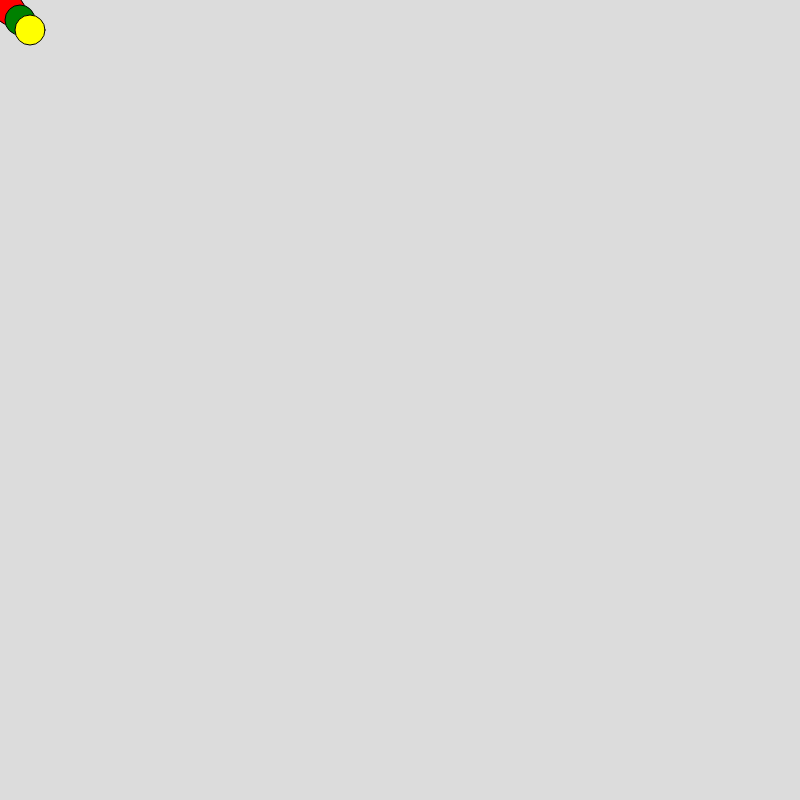
Frame 1 (no input)
Frame 60 (no input): identical to frame 1, image omitted
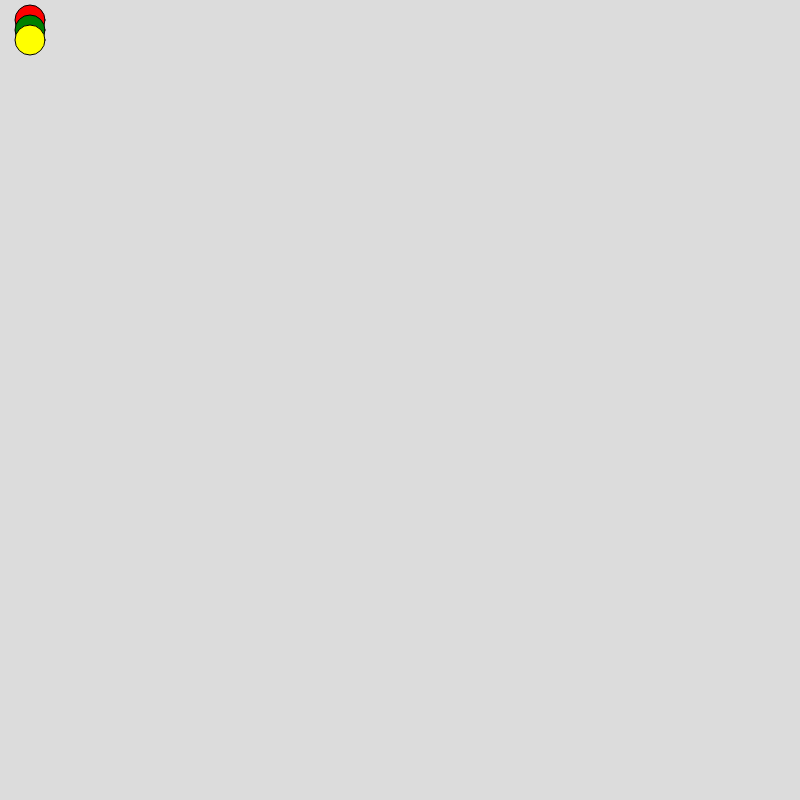
Frame 120 (the mouse pressed at the canvas centre since frame 60)

The p5.js sketch that drew these frames (run headless with seeded random() and noise() and a simulated clock; from frame 60 on, the mouse is pressed at the canvas centre):

// p5.js sketch
// ── sketch.js
// an example showing how to keep track of lists of coordinates.
// the sketch has 3 stages, with each showing a different collection of circles.
// 
// this sketch makes an array of arrays - a 2D array (which is kind of like a spreadsheet).
// the main array (the "rows") represent each stage of the sketch.
// the arrays that are the "columns" in the spreadsheet contain the circle coordinates for each stage.

let allCoordinates = [];
let stage = 0;

function setup() {
  createCanvas(800, 800);

  // squint your eyes: it's a spreadsheet!
  allCoordinates = [
    [new Orb(10, 10, color("red")), new Orb(20, 20, color("green")), new Orb(30, 30, color("yellow"))],
    [new Orb(30, 20, color("red")), new Orb(30, 30, color("green")), new Orb(30, 40, color("yellow"))], 
    [new Orb(30, 20, color("red")), new Orb(30, 30, color("green")), new Orb(30, 60, color("yellow")), new Orb(100,100, color("purple")) ],
    [new Orb(50, 50, color("red")), new Orb(60, 50, color("green")), new Orb(70, 50, color("yellow"))],
  ]

}

function draw() {
  background(220);

  // loop through all of the entries for a given "row" in the "spreadsheet".
  // (which row we're looking at is determined by the variable "stage")
  for (let i = 0; i < allCoordinates[stage].length; i++) {
    const orb = allCoordinates[stage][i];
    orb.draw()
  }

}

// go to the next stage if someone clicks the mouse
function mousePressed() {
  stage = (stage + 1) % 3
  console.log(stage)
}
// ── orb.js
class Orb {
    constructor(x, y, c) {
        this.x = x;
        this.y = y;
        this.color = c;
    }

    draw() {
        fill(this.color)
        circle(this.x,this.y,30)
    }
}
